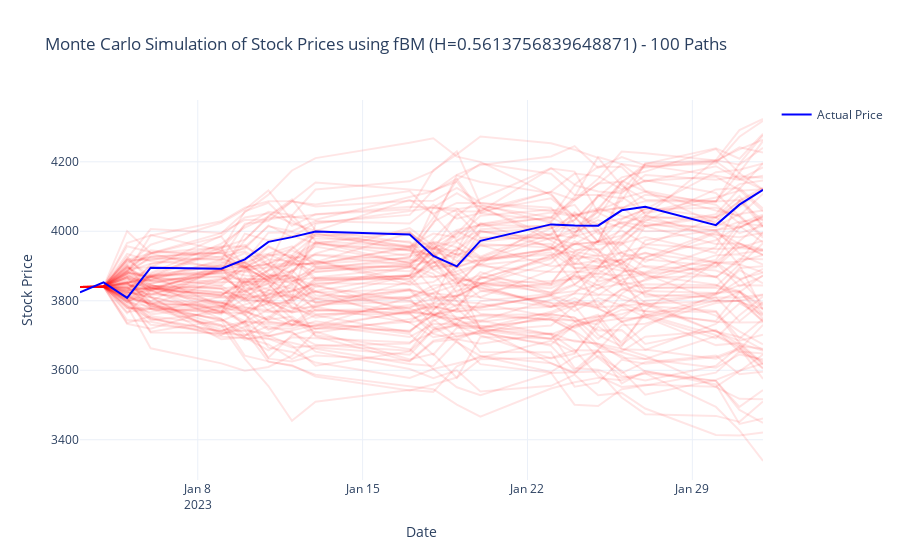

The cell this chart's notebook holds for it:
### Code cell
def montecarlo_simulation_and_plot(train_data, test_data, H, num_simulations=100):
    """Perform a Monte Carlo simulation by generating multiple fBM price paths and plot them 
    alongside the actual stock prices."""
    
    # Calculate drift (μ) and volatility (σ) from training log returns
    mu = train_data["log_returns"].mean()
    sigma = train_data["log_returns"].std()
    
    n_days = len(test_data)
    time_points = np.arange(n_days)
    S0 = train_data['price'].iloc[-1]
    
    simulation_paths = []
    
    for i in range(num_simulations):
        # For each simulation, sample a new fBM path
        fbm = FractionalBrownianMotion(hurst=H, t=n_days - 1)
        fbm_values = fbm.sample(n=n_days - 2)
        fbm_values = np.insert(fbm_values, 0, 0)  # align with the time vector
        sim_prices = S0 * np.exp(mu * time_points + sigma * fbm_values)
        simulation_paths.append(sim_prices)
    
    # Create a Plotly figure for the Monte Carlo simulation
    fig = go.Figure()
    
    # Add each simulated path (using low opacity to avoid clutter)
    for i, sim_prices in enumerate(simulation_paths):
        fig.add_trace(go.Scatter(
            x=test_data.index,
            y=sim_prices,
            mode='lines',
            name=f'Simulation {i+1}',
            line=dict(color='rgba(255, 0, 0, 0.1)'),  # Red with transparency
            showlegend=False  # Hide individual simulation legends
        ))
    
    # Overlay the actual prices
    fig.add_trace(go.Scatter(
        x=test_data.index,
        y=test_data["price"],
        mode='lines',
        name='Actual Price',
        line=dict(color='blue', width=2)
    ))
    
    # Update plot layout
    fig.update_layout(
        title=f"Monte Carlo Simulation of Stock Prices using fBM (H={H}) - {num_simulations} Paths",
        xaxis_title="Date",
        yaxis_title="Stock Price",
        template="plotly_white"
    )
    
    fig.show()

montecarlo_simulation_and_plot(SNP_training_df, SNP_testing_df, SNP_hurst_est, num_simulations=100)
